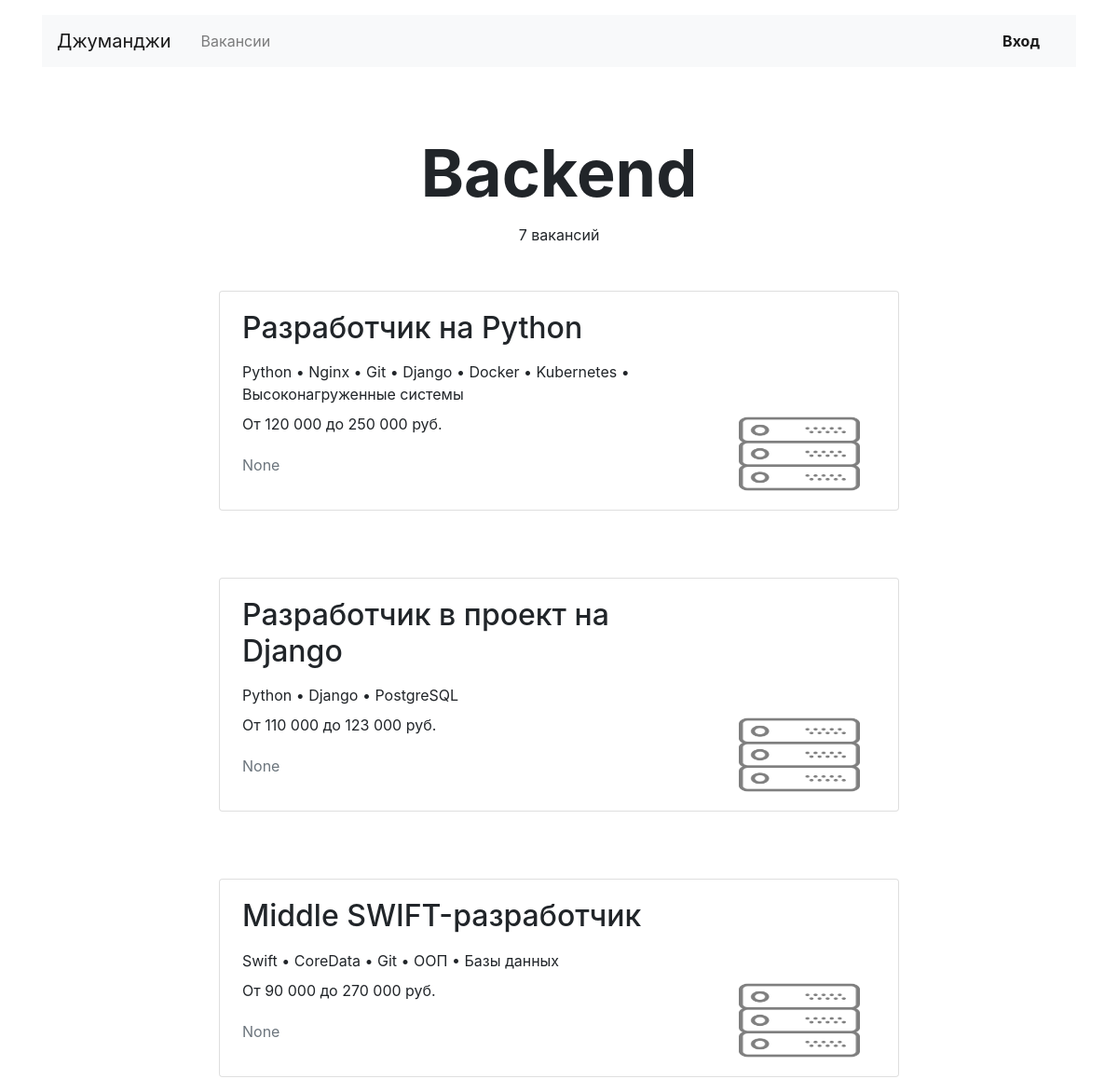
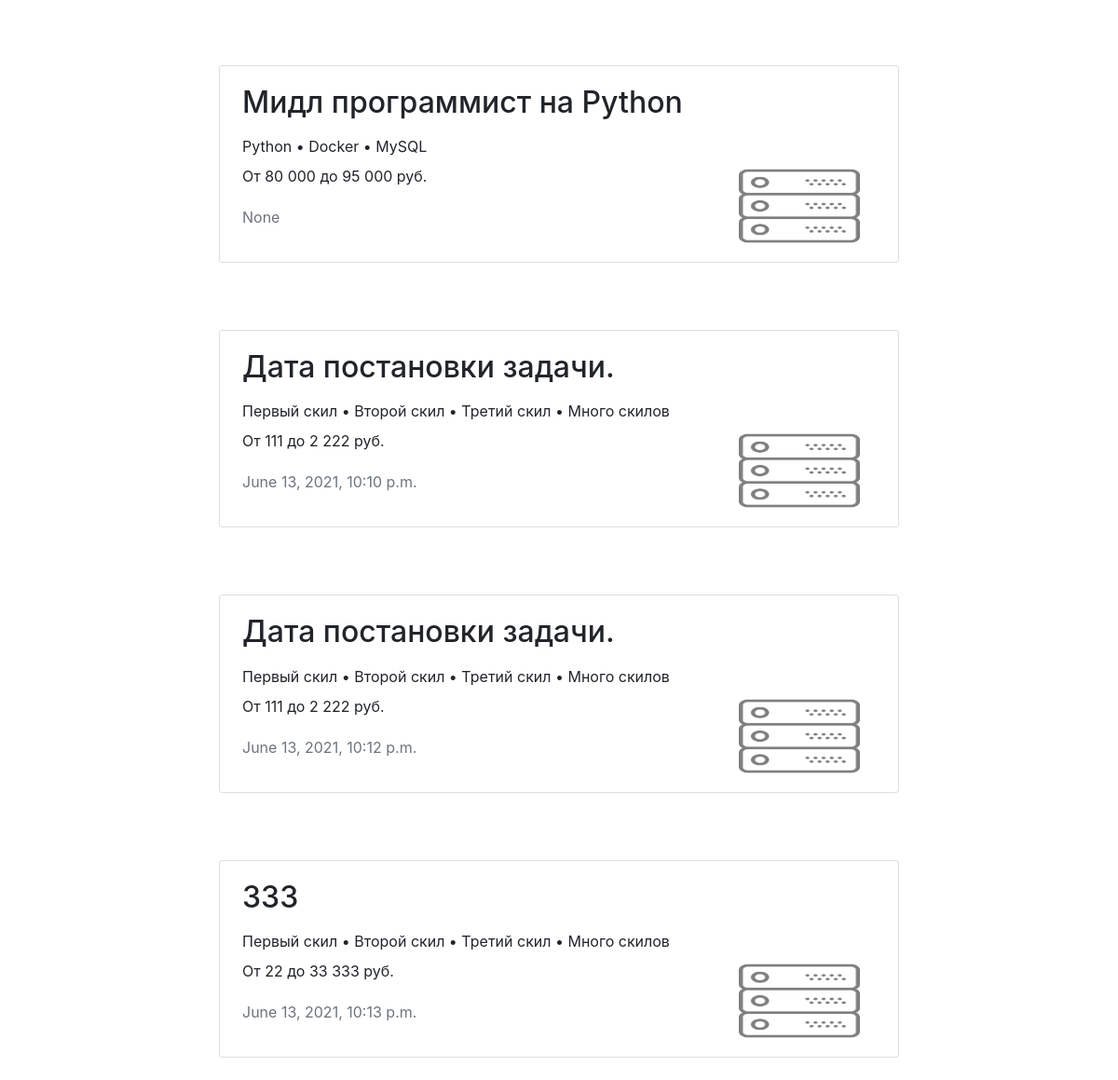
Page /vacancies/cat/backend/ on the earlier database version (2 pictures, top to bottom).
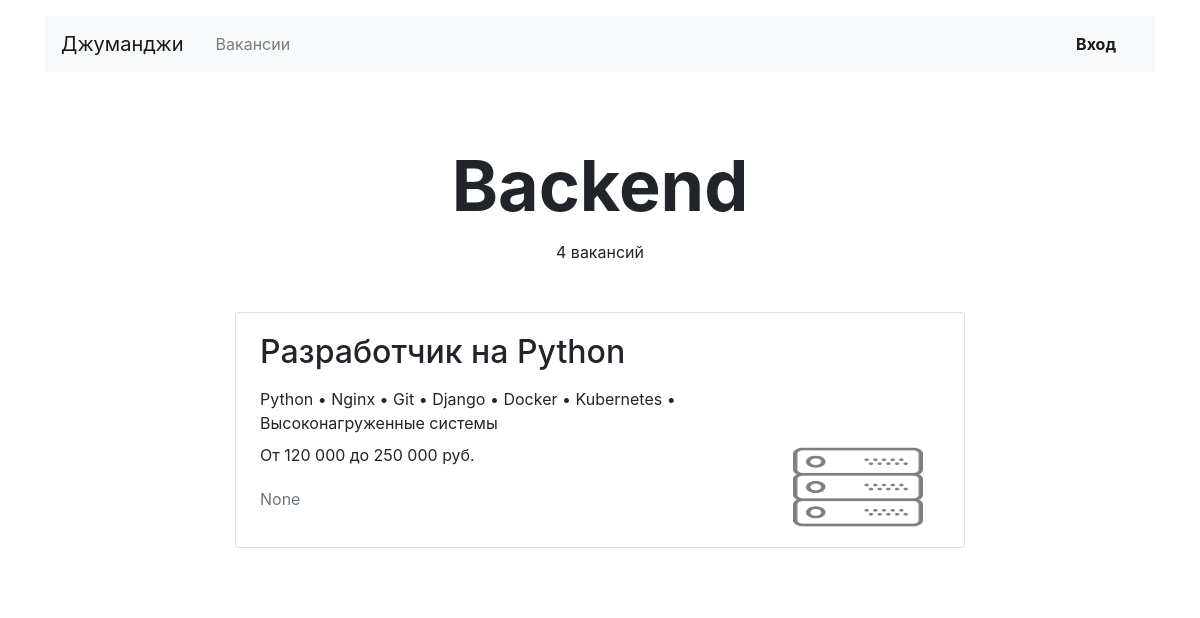
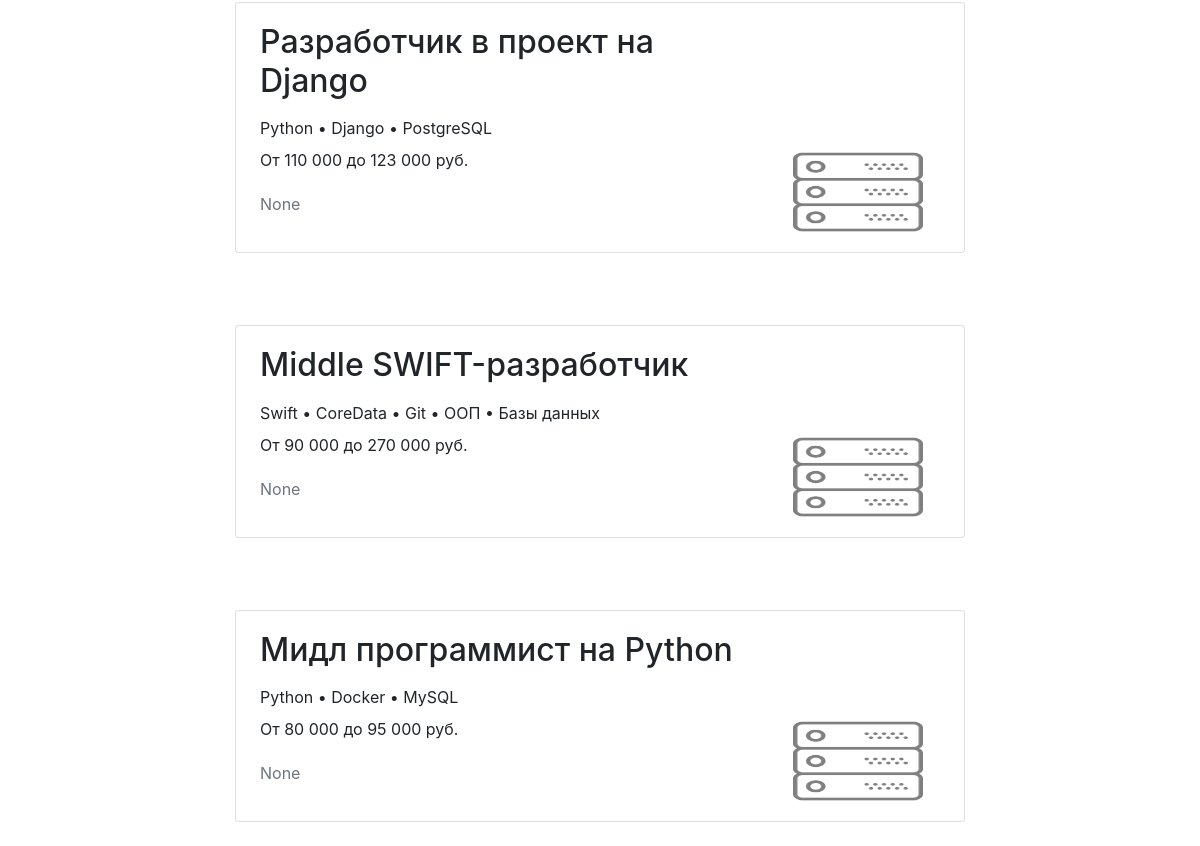
Same page on the later database version (2 pictures, top to bottom).
### step_job/models.py (models this page shows, shortened)
class Vacancy(models.Model):
    title = models.CharField(_("Название вакансии"), max_length=64)
    specialty = models.ForeignKey(Specialty, on_delete=models.CASCADE,
                                  related_name="vacancies", verbose_name=_("Специальность"))
    company = models.ForeignKey(Company, on_delete=models.CASCADE,
                                related_name="vacancies", verbose_name=_("Компания"))
    skills = models.CharField(_("Навыки"), max_length=512)
    description = models.TextField(_("Описание"), max_length=2056)
    salary_min = models.PositiveIntegerField(_("Зарплато от"))
    salary_max = models.PositiveIntegerField(_("Зарплата до"))
    published_at = models.DateTimeField(_("Дата публикации"), auto_now_add=True, blank=True)
    class Meta:
        verbose_name = _("Вакансия")
        verbose_name_plural = _("Вакансии")

class Specialty(models.Model):
    code = models.CharField(_("Код"), max_length=64, unique=True)
    title = models.CharField(_("Описание"), max_length=64)
    picture = models.ImageField(_("Картинка"), default='https://place-hold.it/100x60',
                                upload_to=MEDIA_SPECIALITY_IMAGE_DIR)
    class Meta:
        verbose_name = _("Специализация")
        verbose_name_plural = _("Специализации")

### step_job/views/views.py (the view)
# urls.py: path('vacancies/cat/<str:specialty>/', ListSpecializationView.as_view(), name="specialization"),
class ListSpecializationView(ListView):
    model = Vacancy
    context_object_name = "vacancies"
    template_name = "vacancy/vacancies.html"
    def get_queryset(self):
        return self.model.objects.filter(specialty__code=self.kwargs['specialty']).select_related("specialty",
                                                                                                  "company")
    def get_context_data(self, **kwargs):
        context = super().get_context_data(**kwargs)
        context["vacancies_title"] = self.kwargs['specialty'].title
        return context

### step_job/templatetags/filters.py (called while the page is built)
@register.filter
def salary_num(value_int):
    my_val = str(value_int)
    res = [my_val[0:len(my_val) % 3]]
    slice_val = my_val[len(my_val) % 3:len(my_val)]
    for gnum in range(0, len(slice_val), 3):
        res.append(slice_val[gnum:gnum + 3])
    return " ".join(res)

@register.filter
def dot_skill(skills):
    skill_list = skills.split(', ')
    return ' • '.join(skill_list)

### templates/vacancy/vacancies.html
{% extends "base/base.html" %}
{% load filters %}
{% block container %}
  <main class="container mt-3">
    <section>
      <h1 class="h1 text-center mx-auto mt-4 pt-5" style="font-size: 70px;"><strong>{{ vacancies_title }}</strong></h1>
      <p class="text-center pt-1">{{ vacancies.count }} вакансий </p>
        {% for vacancy in vacancies %}
            <div class="row mt-5">
            <div class="col-12 col-lg-8 offset-lg-2 m-auto">
              <div class="card mb-4">
                <div class="card-body px-4">
                  <div class="row">
                    <div class="col-12 col-md-8 col-lg-9">
                      <h2 class="h2 pb-2">{{ vacancy.title }}</h2>
                      <p class="mb-2">{{ vacancy.skills|dot_skill }}</p>
                      <p>От {{ vacancy.salary_min|salary_num }} до {{ vacancy.salary_max|salary_num }} руб.</p>
                      <p class="text-muted pt-1"> {{ vacancy.published_at }} </p>
                    </div>
                    <div class="col-12 col-md-4 col-lg-3 d-flex align-items-end">
                      <a href="{% url 'vacancy' vacancy.id %}"><img src="{{ vacancy.specialty.picture}}" width="130" height="80" alt=""></a>
                    </div>
                  </div>
                </div>
              </div>
            </div>
          </div>
    {% endfor %}
    </section>
  </main>
{% endblock container %}

Differences in the rows shown:
removed Vacancy: title "Дата постановки задачи.", skills|dot_skill "Первый скил • Второй скил • Третий скил • Много скилов", salary_min|salary_num "111", salary_max|salary_num "2 222", published_at "June 13, 2021, 10:10 p.m.", specialty.picture (picture)
removed Vacancy: title "Дата постановки задачи.", skills|dot_skill "Первый скил • Второй скил • Третий скил • Много скилов", salary_min|salary_num "111", salary_max|salary_num "2 222", published_at "June 13, 2021, 10:12 p.m.", specialty.picture (picture)
removed Vacancy: title "333", skills|dot_skill "Первый скил • Второй скил • Третий скил • Много скилов", salary_min|salary_num "22", salary_max|salary_num "33 333", published_at "June 13, 2021, 10:13 p.m.", specialty.picture (picture)
Other differences:
{{ vacancies.count }}: "7" → "4"
